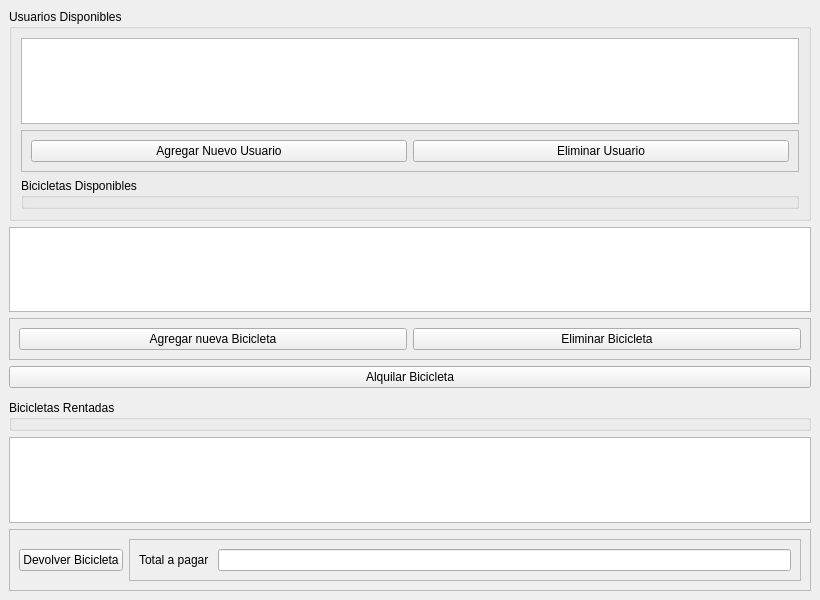
<?xml version="1.0" encoding="UTF-8"?>
<ui version="4.0">
 <class>MainWindow</class>
 <widget class="QMainWindow" name="MainWindow">
  <property name="geometry">
   <rect>
    <x>0</x>
    <y>0</y>
    <width>820</width>
    <height>600</height>
   </rect>
  </property>
  <property name="windowTitle">
   <string>MainWindow</string>
  </property>
  <widget class="QWidget" name="centralwidget">
   <layout class="QVBoxLayout" name="verticalLayout">
    <item>
     <widget class="QGroupBox" name="groupBox">
      <property name="title">
       <string>Usuarios Disponibles</string>
      </property>
      <layout class="QVBoxLayout" name="verticalLayout_2">
       <item>
        <widget class="QListView" name="listViewUsuariosDisponibles"/>
       </item>
       <item>
        <widget class="QFrame" name="frame">
         <property name="frameShape">
          <enum>QFrame::StyledPanel</enum>
         </property>
         <property name="frameShadow">
          <enum>QFrame::Raised</enum>
         </property>
         <layout class="QHBoxLayout" name="horizontalLayout">
          <item>
           <widget class="QPushButton" name="pushButtonAgrega_Nuevo_usuario">
            <property name="styleSheet">
             <string notr="true"/>
            </property>
            <property name="text">
             <string>Agregar Nuevo Usuario</string>
            </property>
           </widget>
          </item>
          <item>
           <widget class="QPushButton" name="pushButtonEliminar_Usuario">
            <property name="text">
             <string>Eliminar Usuario</string>
            </property>
           </widget>
          </item>
         </layout>
        </widget>
       </item>
       <item>
        <widget class="QGroupBox" name="groupBox_2">
         <property name="title">
          <string>Bicicletas Disponibles</string>
         </property>
        </widget>
       </item>
      </layout>
     </widget>
    </item>
    <item>
     <widget class="QListView" name="listViewBicicletasDisponibles"/>
    </item>
    <item>
     <widget class="QFrame" name="frame_2">
      <property name="frameShape">
       <enum>QFrame::StyledPanel</enum>
      </property>
      <property name="frameShadow">
       <enum>QFrame::Raised</enum>
      </property>
      <layout class="QHBoxLayout" name="horizontalLayout_2">
       <item>
        <widget class="QPushButton" name="pushButtonAgregar_Nueva_Bicicleta">
         <property name="text">
          <string>Agregar nueva Bicicleta</string>
         </property>
        </widget>
       </item>
       <item>
        <widget class="QPushButton" name="pushButtonEliminar_Bicicleta">
         <property name="text">
          <string>Eliminar Bicicleta</string>
         </property>
        </widget>
       </item>
      </layout>
     </widget>
    </item>
    <item>
     <widget class="QPushButton" name="pushButtonAlquilar_Bicicleta">
      <property name="text">
       <string>Alquilar Bicicleta</string>
      </property>
     </widget>
    </item>
    <item>
     <widget class="QFrame" name="frame_4">
      <property name="frameShape">
       <enum>QFrame::StyledPanel</enum>
      </property>
      <property name="frameShadow">
       <enum>QFrame::Raised</enum>
      </property>
     </widget>
    </item>
    <item>
     <widget class="QGroupBox" name="groupBox_3">
      <property name="title">
       <string>Bicicletas Rentadas</string>
      </property>
     </widget>
    </item>
    <item>
     <widget class="QListWidget" name="listWidgetRentar_bike"/>
    </item>
    <item>
     <widget class="QFrame" name="frame_3">
      <property name="frameShape">
       <enum>QFrame::StyledPanel</enum>
      </property>
      <property name="frameShadow">
       <enum>QFrame::Raised</enum>
      </property>
      <layout class="QHBoxLayout" name="horizontalLayout_3">
       <item>
        <widget class="QPushButton" name="pushButtonDevolver_Bicicleta">
         <property name="text">
          <string>Devolver Bicicleta</string>
         </property>
        </widget>
       </item>
       <item>
        <widget class="QFrame" name="frame_5">
         <property name="frameShape">
          <enum>QFrame::StyledPanel</enum>
         </property>
         <property name="frameShadow">
          <enum>QFrame::Raised</enum>
         </property>
         <layout class="QHBoxLayout" name="horizontalLayout_4">
          <item>
           <widget class="QLabel" name="label">
            <property name="text">
             <string>Total a pagar </string>
            </property>
           </widget>
          </item>
          <item>
           <widget class="QLineEdit" name="lineEdit"/>
          </item>
         </layout>
        </widget>
       </item>
      </layout>
     </widget>
    </item>
   </layout>
  </widget>
 </widget>
 <resources/>
 <connections/>
</ui>
